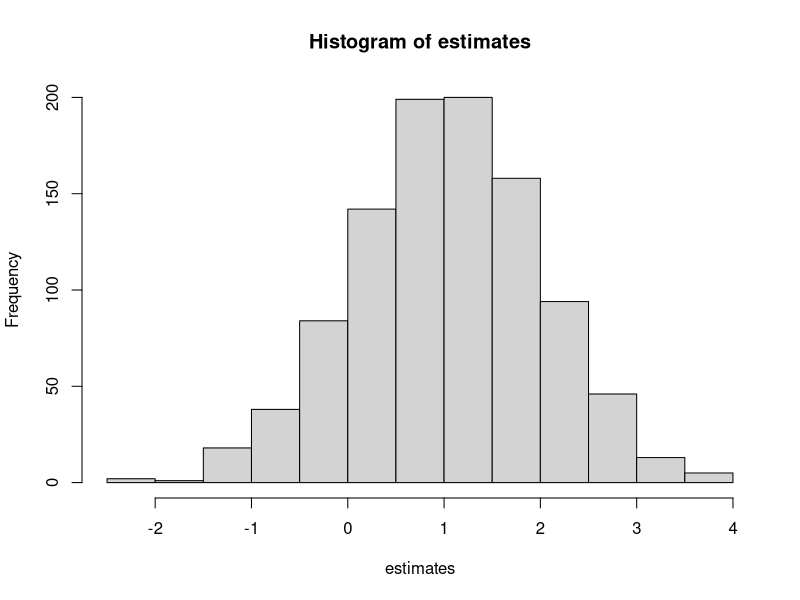

This chart was generated by the following R code:
## ---- chunk 1
knitr::opts_chunk$set(fig.width=4, fig.height=3)
# install.packages(c('tidyverse', 'here'))
library(tidyverse)
library(here)
df <- read_tsv(here('lab1/thescience.tsv'))
## ---- chunk 2
df %>% head
## ---- chunk 3
df %>% select(y0, y1, t, y) %>% tail
## ---- chunk 4
mean(filter(df, t == 1)$y) - mean(filter(df, t == 0)$y)
## ---- chunk 5
mean(df$y1 - df$y0)
## ---- chunk 6

## ---- chunk 7
my.estimator <- function(data) {
  data[[1]] + 5 / length(data)
}

N <- 5
mu <- 0
sigma <- 1

some.data <- rnorm(N, mu, sigma)
my.estimator(some.data)

some.data <- rnorm(N, mu, sigma)
my.estimator(some.data)

some.data <- rnorm(N, mu, sigma)
my.estimator(some.data)
## ---- chunk 8
estimates <- c()
for(i in 1:1000) {
  some.data <- rnorm(N, mu, sigma)
  e <- my.estimator(some.data)
  estimates <- c(estimates, e)
}
hist(estimates)
mean(estimates)
## ---- chunk 9
my.estimator.2 <- function(data) {
  mean(data)
}
## ---- chunk 10
my.estimator.2 <- function(data) {
  mean(data)
}
